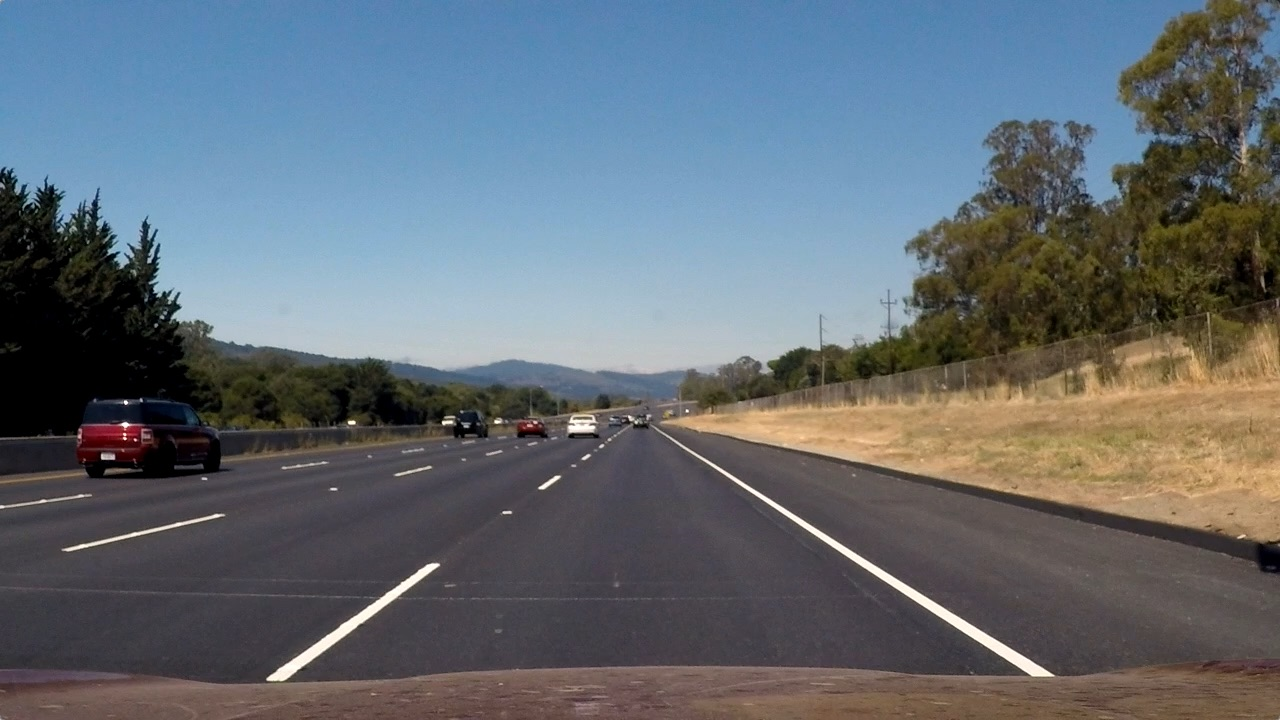
//> input picture Assignment4/Ques2/test_img.jpg, 1280 x 720 px, given in place of the camera
$ ./skeletal   (built with g++ and OpenCV 4)
//> lines starting //> are read from the running program, lines starting //| are printed output that depends on the picture; after the words box and inside, x2 and y2 are one past the last pixel; in counts of white or black regions, pixels touching at a corner belong together
/**
 * @file skeletal.cpp
 * @author Deepesh Sonigra
 * @brief Displaying the skeletal view of the live camera
 * @version 0.1
 * @date 2019-07-16
 *
 * @copyright Copyright (c) 2019
 *
 */
#include "opencv2/highgui/highgui.hpp"
#include "opencv2/imgproc/imgproc.hpp"
#include <iostream>

using namespace cv;
using namespace std;

/**
 * @brief Helper function
 *
 */
void help();

/**
 * @brief Calculate histogram and return max count point
 *
 * @param frame
 * @return Point
 */
Point CalculateHistogram(Mat frame);


/**
 * @brief Main Function
 */
int main()
{
    char image [15];
    int framecount;
    /// Establish the number of bins
    Mat frame, hist,gray,binary,mfblur;
    Point hist_count;

    VideoCapture cap(0); // open the default camera
    //get frame size to encode output video of same size
    Size framesize = Size((int)cap.get(CV_CAP_PROP_FRAME_WIDTH), (int)cap.get(CV_CAP_PROP_FRAME_HEIGHT));

	  //Set Output Video Parameters
    VideoWriter video;
    video.open("Output.mp4",CV_FOURCC('M','P','4','V') , (cap.get(CV_CAP_PROP_FPS)), framesize, true);

    // check if camera is opened
    if(!cap.isOpened())
    {
      cout << "Error opening output video stream or file" << endl;
      return -1;
    }

    // check if the output video is opened to write
    if(!video.isOpened())
	  {
      cout << "Error opening output video stream or file" << endl;
		  return -1;
    }

    framecount = 0;

    while(1)
    {
      //Capture the Frame

      cap >> frame;
//> frame is the input picture: 720 rows x 1280 cols, CV_8UC3; mean B, G, R 115.1, 107.7, 99.4
      if(frame.empty())
      {
          break;
      }
      framecount ++;
      Mat skel(frame.size(), CV_8UC1, Scalar(0));
      Mat Output;

      //convert frame to grayscale
      cvtColor(frame, gray, CV_BGR2GRAY);
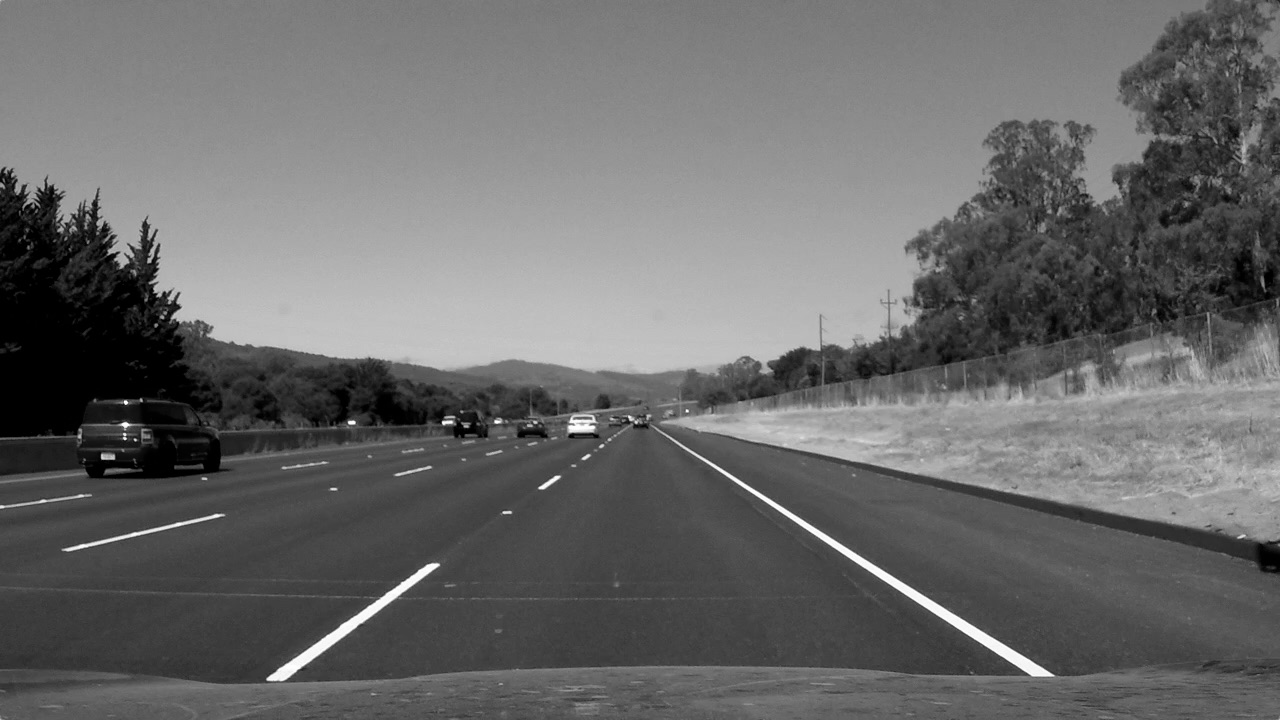
//> gray: 720 rows x 1280 cols, CV_8UC1; min 0, max 254, mean 106
      // Calculate Histogram
      hist_count = CalculateHistogram(gray);
//> in CalculateHistogram, `calcHist( &frame, 1, 0, Mat(), hist, 1, &histSize, &histRange, uniform..`: hist = 256 values, max 19792 at index 0, min 0 at index 255, mean 3600
//> in CalculateHistogram, `minMaxLoc(hist, 0, &maxVal, 0, &max);`: maxVal = 19792; max = Point(0, 0)
//> hist_count = Point(0, 0)
      // Thresholding the frame
      threshold(gray, binary, hist_count.y, 255, CV_THRESH_BINARY);
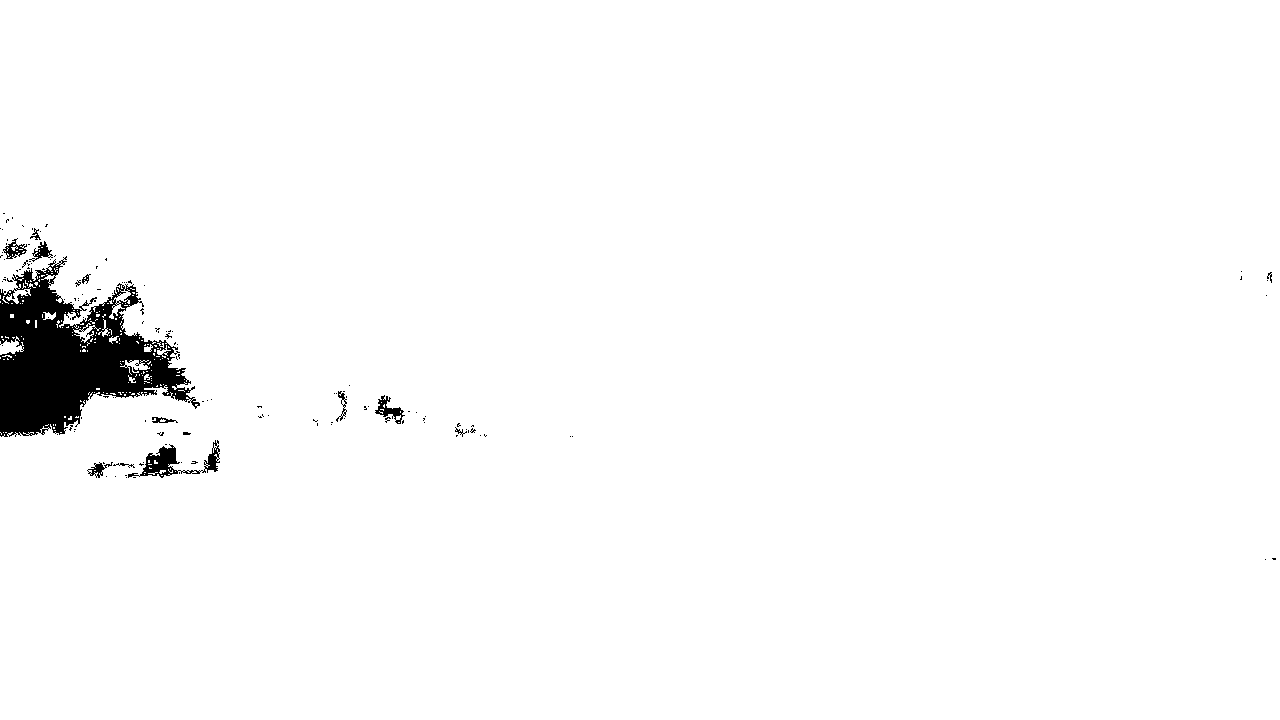
//> binary: 720 rows x 1280 cols, CV_8UC1; 97.9% white; 138 black regions (124 under 20 px), largest, box (x1, y1, x2, y2) and area: (0, 256, 200, 437) 17120, (128, 440, 220, 478) 1017, (375, 395, 405, 424) 302
      binary = 255 - binary;

      // To remove median filter, just replace blurr value with 1
      medianBlur(binary, mfblur, 1);

      // This section of code was adapted from the following post, which was based in turn on the Wikipedia description of a morphological skeleton
      // http://felix.abecassis.me/2011/09/opencv-morphological-skeleton/

      Mat temp, eroded;
      Mat element = getStructuringElement(MORPH_CROSS, Size(3, 3));
      bool done;
      int iterations=0;
      do
      {
        erode(mfblur, eroded, element);
        dilate(eroded, temp, element);
        subtract(mfblur, temp, temp);
        bitwise_or(skel, temp, skel);
        eroded.copyTo(mfblur);
        done = (countNonZero(mfblur) == 0);
        iterations++;

      } while (!done && (iterations < 100));
//> this loop made 51 passes
//> done on passes 1 to 12: false, false, false, false, false, false, false, false, false, false, false, false
//> mfblur: 720 rows x 1280 cols, CV_8UC1; every value is 0
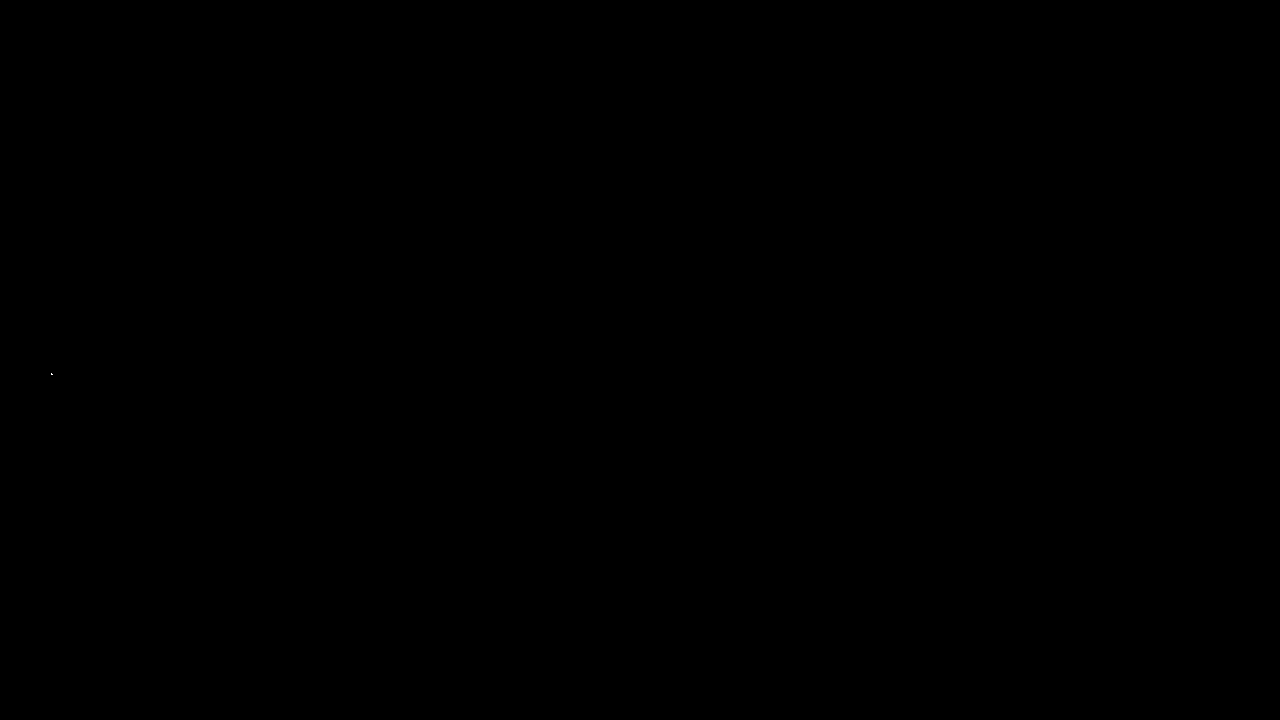
//> temp: 720 rows x 1280 cols, CV_8UC1; 0% white in thin lines or dots, all inside (x1, y1, x2, y2) = (51, 373, 53, 375)
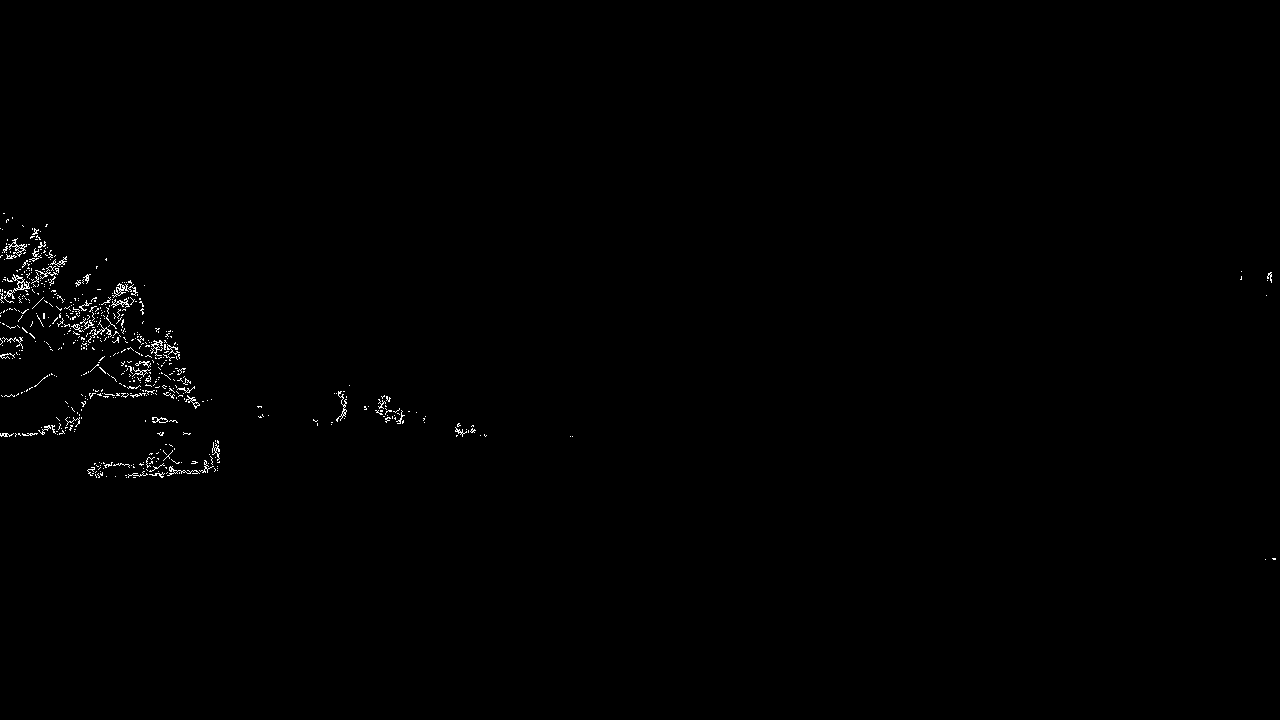
//> skel: 720 rows x 1280 cols, CV_8UC1; 0.46% white in thin lines or dots, all inside (x1, y1, x2, y2) = (0, 213, 1276, 560)
//> after the loop, iterations = 51

      // get image name every frame
      snprintf(image,15,"frame%04d.jpg",framecount);
      if(framecount <= 3000)
      {
    //  imwrite(image,skel);
      }
      cvtColor(skel, Output, CV_GRAY2BGR);
      imshow("skeleton", Output);
      video.write(Output);
      int k=waitKey(2);
//> the Esc key is pressed
      if(k==27)
        break;
    }
}


void help()
{
 cout << "\nThis program demonstrates a skeletal transform on the Live Camera\n"
         "Usage:\n"
         "./skeletal \n" << endl;
}


Point CalculateHistogram(Mat frame)
{
    const int histSize = 256;
    double maxVal=0;
    const float range[] = { 0, 256 } ;
    const float* histRange = { range };
    bool uniform = true; bool accumulate = false;
    Point max;
    Mat hist;
    calcHist( &frame, 1, 0, Mat(), hist, 1, &histSize, &histRange, uniform, accumulate );
    minMaxLoc(hist, 0, &maxVal, 0, &max);
    return max;
}

$ run again, on Assignment4/Ques2/Carstraight.jpg
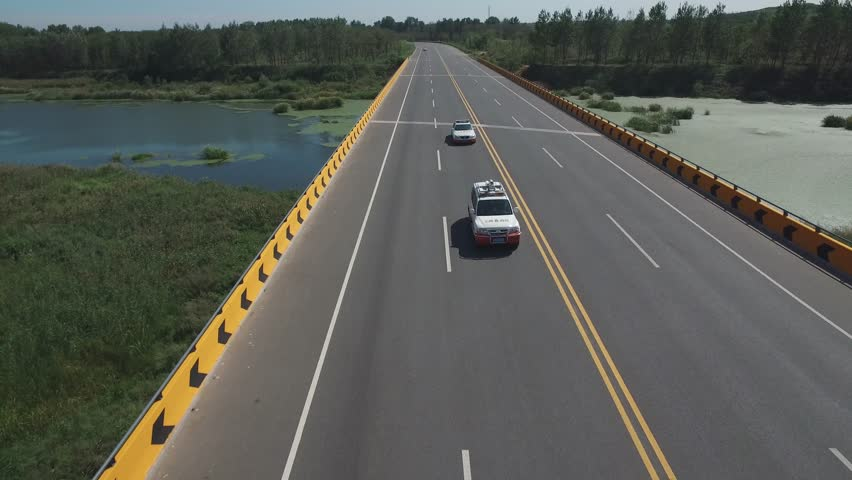
//> input picture Assignment4/Ques2/Carstraight.jpg, 852 x 480 px, given in place of the camera
//> frame is the input picture: 480 rows x 852 cols, CV_8UC3; mean B, G, R 85.8, 92.4, 89.6
//> hist = 256 values, max 10867 at index 92, min 0 at index 0, mean 1597.5
//> maxVal = 10867; max = Point(0, 92)
//> `threshold(gray, binary, hist_count.y, 255, CV_THRESH_BINARY);`:
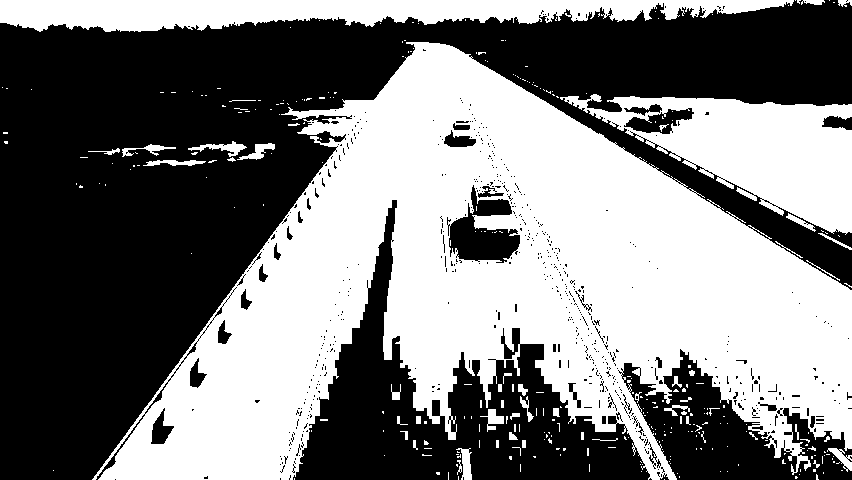
//> binary: 480 rows x 852 cols, CV_8UC1; 48.5% white; 311 white regions (262 under 20 px), largest, box (x1, y1, x2, y2) and area: (92, 42, 852, 480) 158111, (560, 94, 852, 235) 19170, (0, 0, 794, 32) 16504
//> after the loop `do`:
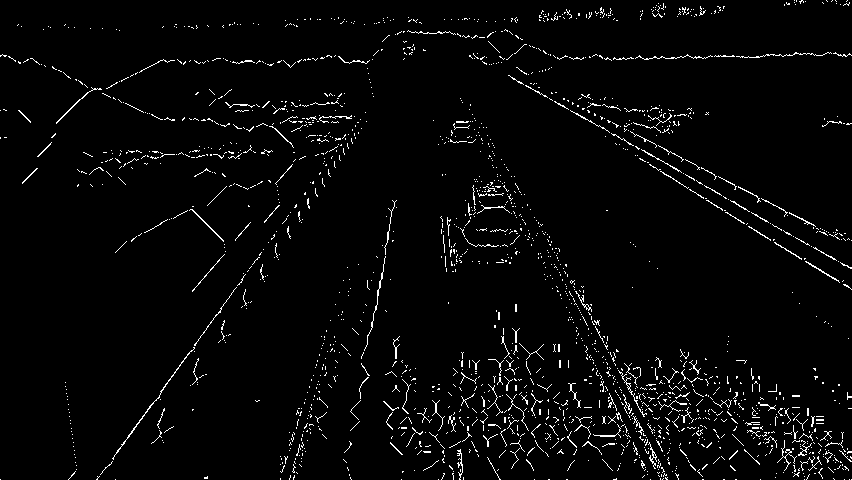
//> skel: 480 rows x 852 cols, CV_8UC1; 2.9% white in thin lines or dots
//> after the loop `do`: iterations = 100
//> Output: 480 rows x 852 cols, CV_8UC3; 2.9% white in thin lines or dots
